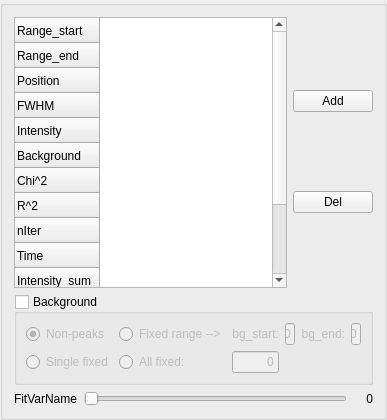
<?xml version="1.0" encoding="UTF-8"?>
<ui version="4.0">
 <class>Peak</class>
 <widget class="QGroupBox" name="Peak">
  <property name="geometry">
   <rect>
    <x>0</x>
    <y>0</y>
    <width>382</width>
    <height>420</height>
   </rect>
  </property>
  <property name="sizePolicy">
   <sizepolicy hsizetype="Preferred" vsizetype="Preferred">
    <horstretch>0</horstretch>
    <verstretch>0</verstretch>
   </sizepolicy>
  </property>
  <property name="windowTitle">
   <string>Peak</string>
  </property>
  <property name="windowOpacity">
   <double>1.000000000000000</double>
  </property>
  <property name="title">
   <string/>
  </property>
  <layout class="QVBoxLayout" name="verticalLayout_3" stretch="20,0,1">
   <item>
    <layout class="QHBoxLayout" name="horizontalLayout" stretch="0,0">
     <item>
      <widget class="QTableWidget" name="range_tbl">
       <property name="sizePolicy">
        <sizepolicy hsizetype="Expanding" vsizetype="MinimumExpanding">
         <horstretch>0</horstretch>
         <verstretch>0</verstretch>
        </sizepolicy>
       </property>
       <property name="contextMenuPolicy">
        <enum>Qt::DefaultContextMenu</enum>
       </property>
       <property name="layoutDirection">
        <enum>Qt::LeftToRight</enum>
       </property>
       <property name="frameShape">
        <enum>QFrame::StyledPanel</enum>
       </property>
       <property name="frameShadow">
        <enum>QFrame::Sunken</enum>
       </property>
       <property name="showDropIndicator" stdset="0">
        <bool>false</bool>
       </property>
       <property name="dragEnabled">
        <bool>false</bool>
       </property>
       <property name="alternatingRowColors">
        <bool>true</bool>
       </property>
       <property name="selectionMode">
        <enum>QAbstractItemView::ExtendedSelection</enum>
       </property>
       <property name="selectionBehavior">
        <enum>QAbstractItemView::SelectItems</enum>
       </property>
       <property name="textElideMode">
        <enum>Qt::ElideLeft</enum>
       </property>
       <property name="sortingEnabled">
        <bool>false</bool>
       </property>
       <attribute name="horizontalHeaderCascadingSectionResizes">
        <bool>false</bool>
       </attribute>
       <attribute name="horizontalHeaderDefaultSectionSize">
        <number>80</number>
       </attribute>
       <attribute name="horizontalHeaderHighlightSections">
        <bool>true</bool>
       </attribute>
       <attribute name="horizontalHeaderMinimumSectionSize">
        <number>19</number>
       </attribute>
       <attribute name="horizontalHeaderStretchLastSection">
        <bool>false</bool>
       </attribute>
       <attribute name="verticalHeaderVisible">
        <bool>true</bool>
       </attribute>
       <attribute name="verticalHeaderDefaultSectionSize">
        <number>25</number>
       </attribute>
       <row>
        <property name="text">
         <string>Range_start</string>
        </property>
       </row>
       <row>
        <property name="text">
         <string>Range_end</string>
        </property>
       </row>
       <row>
        <property name="text">
         <string>Position</string>
        </property>
       </row>
       <row>
        <property name="text">
         <string>FWHM</string>
        </property>
       </row>
       <row>
        <property name="text">
         <string>Intensity</string>
        </property>
       </row>
       <row>
        <property name="text">
         <string>Background</string>
        </property>
       </row>
       <row>
        <property name="text">
         <string>Chi^2</string>
        </property>
       </row>
       <row>
        <property name="text">
         <string>R^2</string>
        </property>
       </row>
       <row>
        <property name="text">
         <string>nIter</string>
        </property>
       </row>
       <row>
        <property name="text">
         <string>Time</string>
        </property>
       </row>
       <row>
        <property name="text">
         <string>Intensity_sum</string>
        </property>
       </row>
       <row>
        <property name="text">
         <string>Intensity_area</string>
        </property>
       </row>
       <row>
        <property name="text">
         <string>Counts</string>
        </property>
       </row>
       <row>
        <property name="text">
         <string>Err_µɛ</string>
        </property>
       </row>
      </widget>
     </item>
     <item>
      <layout class="QVBoxLayout" name="verticalLayout_2" stretch="0,0">
       <property name="spacing">
        <number>6</number>
       </property>
       <item>
        <widget class="QPushButton" name="addrange_btn">
         <property name="sizePolicy">
          <sizepolicy hsizetype="Fixed" vsizetype="Fixed">
           <horstretch>0</horstretch>
           <verstretch>0</verstretch>
          </sizepolicy>
         </property>
         <property name="text">
          <string>Add</string>
         </property>
        </widget>
       </item>
       <item>
        <widget class="QPushButton" name="delrange_btn">
         <property name="sizePolicy">
          <sizepolicy hsizetype="Fixed" vsizetype="Fixed">
           <horstretch>0</horstretch>
           <verstretch>0</verstretch>
          </sizepolicy>
         </property>
         <property name="text">
          <string>Del</string>
         </property>
        </widget>
       </item>
      </layout>
     </item>
    </layout>
   </item>
   <item>
    <widget class="QGroupBox" name="background_box">
     <property name="enabled">
      <bool>true</bool>
     </property>
     <property name="sizePolicy">
      <sizepolicy hsizetype="Preferred" vsizetype="Preferred">
       <horstretch>0</horstretch>
       <verstretch>0</verstretch>
      </sizepolicy>
     </property>
     <property name="title">
      <string>Background</string>
     </property>
     <property name="checkable">
      <bool>true</bool>
     </property>
     <property name="checked">
      <bool>false</bool>
     </property>
     <layout class="QGridLayout" name="gridLayout">
      <item row="1" column="0">
       <widget class="QRadioButton" name="bgsinglefixed_radio">
        <property name="text">
         <string>Single fixed</string>
        </property>
        <property name="checked">
         <bool>false</bool>
        </property>
       </widget>
      </item>
      <item row="0" column="0">
       <widget class="QRadioButton" name="bgnonpeaks_radio">
        <property name="text">
         <string>Non-peaks</string>
        </property>
        <property name="checked">
         <bool>true</bool>
        </property>
       </widget>
      </item>
      <item row="1" column="1">
       <widget class="QRadioButton" name="bgallfixed_radio">
        <property name="text">
         <string>All fixed:</string>
        </property>
       </widget>
      </item>
      <item row="1" column="2">
       <widget class="QLineEdit" name="bgfix_edit">
        <property name="sizePolicy">
         <sizepolicy hsizetype="MinimumExpanding" vsizetype="Fixed">
          <horstretch>0</horstretch>
          <verstretch>0</verstretch>
         </sizepolicy>
        </property>
        <property name="minimumSize">
         <size>
          <width>10</width>
          <height>0</height>
         </size>
        </property>
        <property name="inputMethodHints">
         <set>Qt::ImhPreferNumbers</set>
        </property>
        <property name="text">
         <string>0</string>
        </property>
        <property name="alignment">
         <set>Qt::AlignRight|Qt::AlignTrailing|Qt::AlignVCenter</set>
        </property>
       </widget>
      </item>
      <item row="0" column="2">
       <widget class="QLabel" name="label_4">
        <property name="text">
         <string>bg_start:</string>
        </property>
        <property name="alignment">
         <set>Qt::AlignRight|Qt::AlignTrailing|Qt::AlignVCenter</set>
        </property>
       </widget>
      </item>
      <item row="0" column="3">
       <widget class="QLineEdit" name="bgstart_edit">
        <property name="sizePolicy">
         <sizepolicy hsizetype="MinimumExpanding" vsizetype="Fixed">
          <horstretch>0</horstretch>
          <verstretch>0</verstretch>
         </sizepolicy>
        </property>
        <property name="minimumSize">
         <size>
          <width>10</width>
          <height>0</height>
         </size>
        </property>
        <property name="inputMethodHints">
         <set>Qt::ImhPreferNumbers</set>
        </property>
        <property name="text">
         <string>0</string>
        </property>
        <property name="alignment">
         <set>Qt::AlignRight|Qt::AlignTrailing|Qt::AlignVCenter</set>
        </property>
       </widget>
      </item>
      <item row="0" column="4">
       <widget class="QLabel" name="label_5">
        <property name="text">
         <string>bg_end:</string>
        </property>
        <property name="alignment">
         <set>Qt::AlignRight|Qt::AlignTrailing|Qt::AlignVCenter</set>
        </property>
       </widget>
      </item>
      <item row="0" column="5">
       <widget class="QLineEdit" name="bgend_edit">
        <property name="sizePolicy">
         <sizepolicy hsizetype="MinimumExpanding" vsizetype="Fixed">
          <horstretch>0</horstretch>
          <verstretch>0</verstretch>
         </sizepolicy>
        </property>
        <property name="minimumSize">
         <size>
          <width>10</width>
          <height>0</height>
         </size>
        </property>
        <property name="inputMethodHints">
         <set>Qt::ImhPreferNumbers</set>
        </property>
        <property name="text">
         <string>0</string>
        </property>
        <property name="alignment">
         <set>Qt::AlignRight|Qt::AlignTrailing|Qt::AlignVCenter</set>
        </property>
       </widget>
      </item>
      <item row="0" column="1">
       <widget class="QRadioButton" name="bgrange_radio">
        <property name="text">
         <string>Fixed range --&gt;</string>
        </property>
       </widget>
      </item>
     </layout>
    </widget>
   </item>
   <item>
    <layout class="QHBoxLayout" name="horizontalLayout_2" stretch="0,0,0">
     <item>
      <widget class="QLabel" name="varname_label">
       <property name="text">
        <string>FitVarName</string>
       </property>
      </widget>
     </item>
     <item>
      <widget class="QSlider" name="var_slider">
       <property name="sizePolicy">
        <sizepolicy hsizetype="Expanding" vsizetype="Fixed">
         <horstretch>0</horstretch>
         <verstretch>0</verstretch>
        </sizepolicy>
       </property>
       <property name="orientation">
        <enum>Qt::Horizontal</enum>
       </property>
      </widget>
     </item>
     <item>
      <widget class="QLabel" name="varval_label">
       <property name="sizePolicy">
        <sizepolicy hsizetype="Preferred" vsizetype="Preferred">
         <horstretch>0</horstretch>
         <verstretch>0</verstretch>
        </sizepolicy>
       </property>
       <property name="minimumSize">
        <size>
         <width>20</width>
         <height>0</height>
        </size>
       </property>
       <property name="text">
        <string>0</string>
       </property>
       <property name="alignment">
        <set>Qt::AlignRight|Qt::AlignTrailing|Qt::AlignVCenter</set>
       </property>
      </widget>
     </item>
    </layout>
   </item>
  </layout>
 </widget>
 <resources/>
 <connections>
  <connection>
   <sender>delrange_btn</sender>
   <signal>clicked()</signal>
   <receiver>Peak</receiver>
   <slot>DelRange()</slot>
   <hints>
    <hint type="sourcelabel">
     <x>369</x>
     <y>222</y>
    </hint>
    <hint type="destinationlabel">
     <x>426</x>
     <y>227</y>
    </hint>
   </hints>
  </connection>
  <connection>
   <sender>addrange_btn</sender>
   <signal>clicked()</signal>
   <receiver>Peak</receiver>
   <slot>AddRange()</slot>
   <hints>
    <hint type="sourcelabel">
     <x>369</x>
     <y>120</y>
    </hint>
    <hint type="destinationlabel">
     <x>426</x>
     <y>47</y>
    </hint>
   </hints>
  </connection>
  <connection>
   <sender>range_tbl</sender>
   <signal>cellChanged(int,int)</signal>
   <receiver>Peak</receiver>
   <slot>CellValueChanged(int,int)</slot>
   <hints>
    <hint type="sourcelabel">
     <x>287</x>
     <y>140</y>
    </hint>
    <hint type="destinationlabel">
     <x>426</x>
     <y>13</y>
    </hint>
   </hints>
  </connection>
  <connection>
   <sender>range_tbl</sender>
   <signal>itemSelectionChanged()</signal>
   <receiver>Peak</receiver>
   <slot>UpdateUIValues()</slot>
   <hints>
    <hint type="sourcelabel">
     <x>230</x>
     <y>94</y>
    </hint>
    <hint type="destinationlabel">
     <x>200</x>
     <y>12</y>
    </hint>
   </hints>
  </connection>
  <connection>
   <sender>bgsinglefixed_radio</sender>
   <signal>clicked()</signal>
   <receiver>Peak</receiver>
   <slot>BgChanged()</slot>
   <hints>
    <hint type="sourcelabel">
     <x>79</x>
     <y>370</y>
    </hint>
    <hint type="destinationlabel">
     <x>81</x>
     <y>419</y>
    </hint>
   </hints>
  </connection>
  <connection>
   <sender>bgnonpeaks_radio</sender>
   <signal>clicked()</signal>
   <receiver>Peak</receiver>
   <slot>BgChanged()</slot>
   <hints>
    <hint type="sourcelabel">
     <x>58</x>
     <y>337</y>
    </hint>
    <hint type="destinationlabel">
     <x>167</x>
     <y>419</y>
    </hint>
   </hints>
  </connection>
  <connection>
   <sender>bgallfixed_radio</sender>
   <signal>clicked()</signal>
   <receiver>Peak</receiver>
   <slot>BgChanged()</slot>
   <hints>
    <hint type="sourcelabel">
     <x>160</x>
     <y>361</y>
    </hint>
    <hint type="destinationlabel">
     <x>250</x>
     <y>298</y>
    </hint>
   </hints>
  </connection>
  <connection>
   <sender>background_box</sender>
   <signal>clicked()</signal>
   <receiver>Peak</receiver>
   <slot>BgChanged()</slot>
   <hints>
    <hint type="sourcelabel">
     <x>54</x>
     <y>309</y>
    </hint>
    <hint type="destinationlabel">
     <x>84</x>
     <y>301</y>
    </hint>
   </hints>
  </connection>
  <connection>
   <sender>bgrange_radio</sender>
   <signal>clicked()</signal>
   <receiver>Peak</receiver>
   <slot>BgChanged()</slot>
   <hints>
    <hint type="sourcelabel">
     <x>137</x>
     <y>333</y>
    </hint>
    <hint type="destinationlabel">
     <x>173</x>
     <y>302</y>
    </hint>
   </hints>
  </connection>
  <connection>
   <sender>var_slider</sender>
   <signal>valueChanged(int)</signal>
   <receiver>Peak</receiver>
   <slot>VarSliderValChanged(int)</slot>
   <hints>
    <hint type="sourcelabel">
     <x>285</x>
     <y>399</y>
    </hint>
    <hint type="destinationlabel">
     <x>302</x>
     <y>385</y>
    </hint>
   </hints>
  </connection>
  <connection>
   <sender>bgstart_edit</sender>
   <signal>textChanged(QString)</signal>
   <receiver>Peak</receiver>
   <slot>BgChanged()</slot>
   <hints>
    <hint type="sourcelabel">
     <x>284</x>
     <y>346</y>
    </hint>
    <hint type="destinationlabel">
     <x>355</x>
     <y>293</y>
    </hint>
   </hints>
  </connection>
  <connection>
   <sender>bgend_edit</sender>
   <signal>textChanged(QString)</signal>
   <receiver>Peak</receiver>
   <slot>BgChanged()</slot>
   <hints>
    <hint type="sourcelabel">
     <x>361</x>
     <y>346</y>
    </hint>
    <hint type="destinationlabel">
     <x>408</x>
     <y>273</y>
    </hint>
   </hints>
  </connection>
  <connection>
   <sender>bgfix_edit</sender>
   <signal>textChanged(QString)</signal>
   <receiver>Peak</receiver>
   <slot>BgChanged()</slot>
   <hints>
    <hint type="sourcelabel">
     <x>242</x>
     <y>361</y>
    </hint>
    <hint type="destinationlabel">
     <x>255</x>
     <y>387</y>
    </hint>
   </hints>
  </connection>
 </connections>
 <slots>
  <slot>DelRange()</slot>
  <slot>AddRange()</slot>
  <slot>UpdateUIValues()</slot>
  <slot>CellValueChanged(int,int)</slot>
  <slot>BgChanged()</slot>
  <slot>VarSliderValChanged(int)</slot>
 </slots>
</ui>
